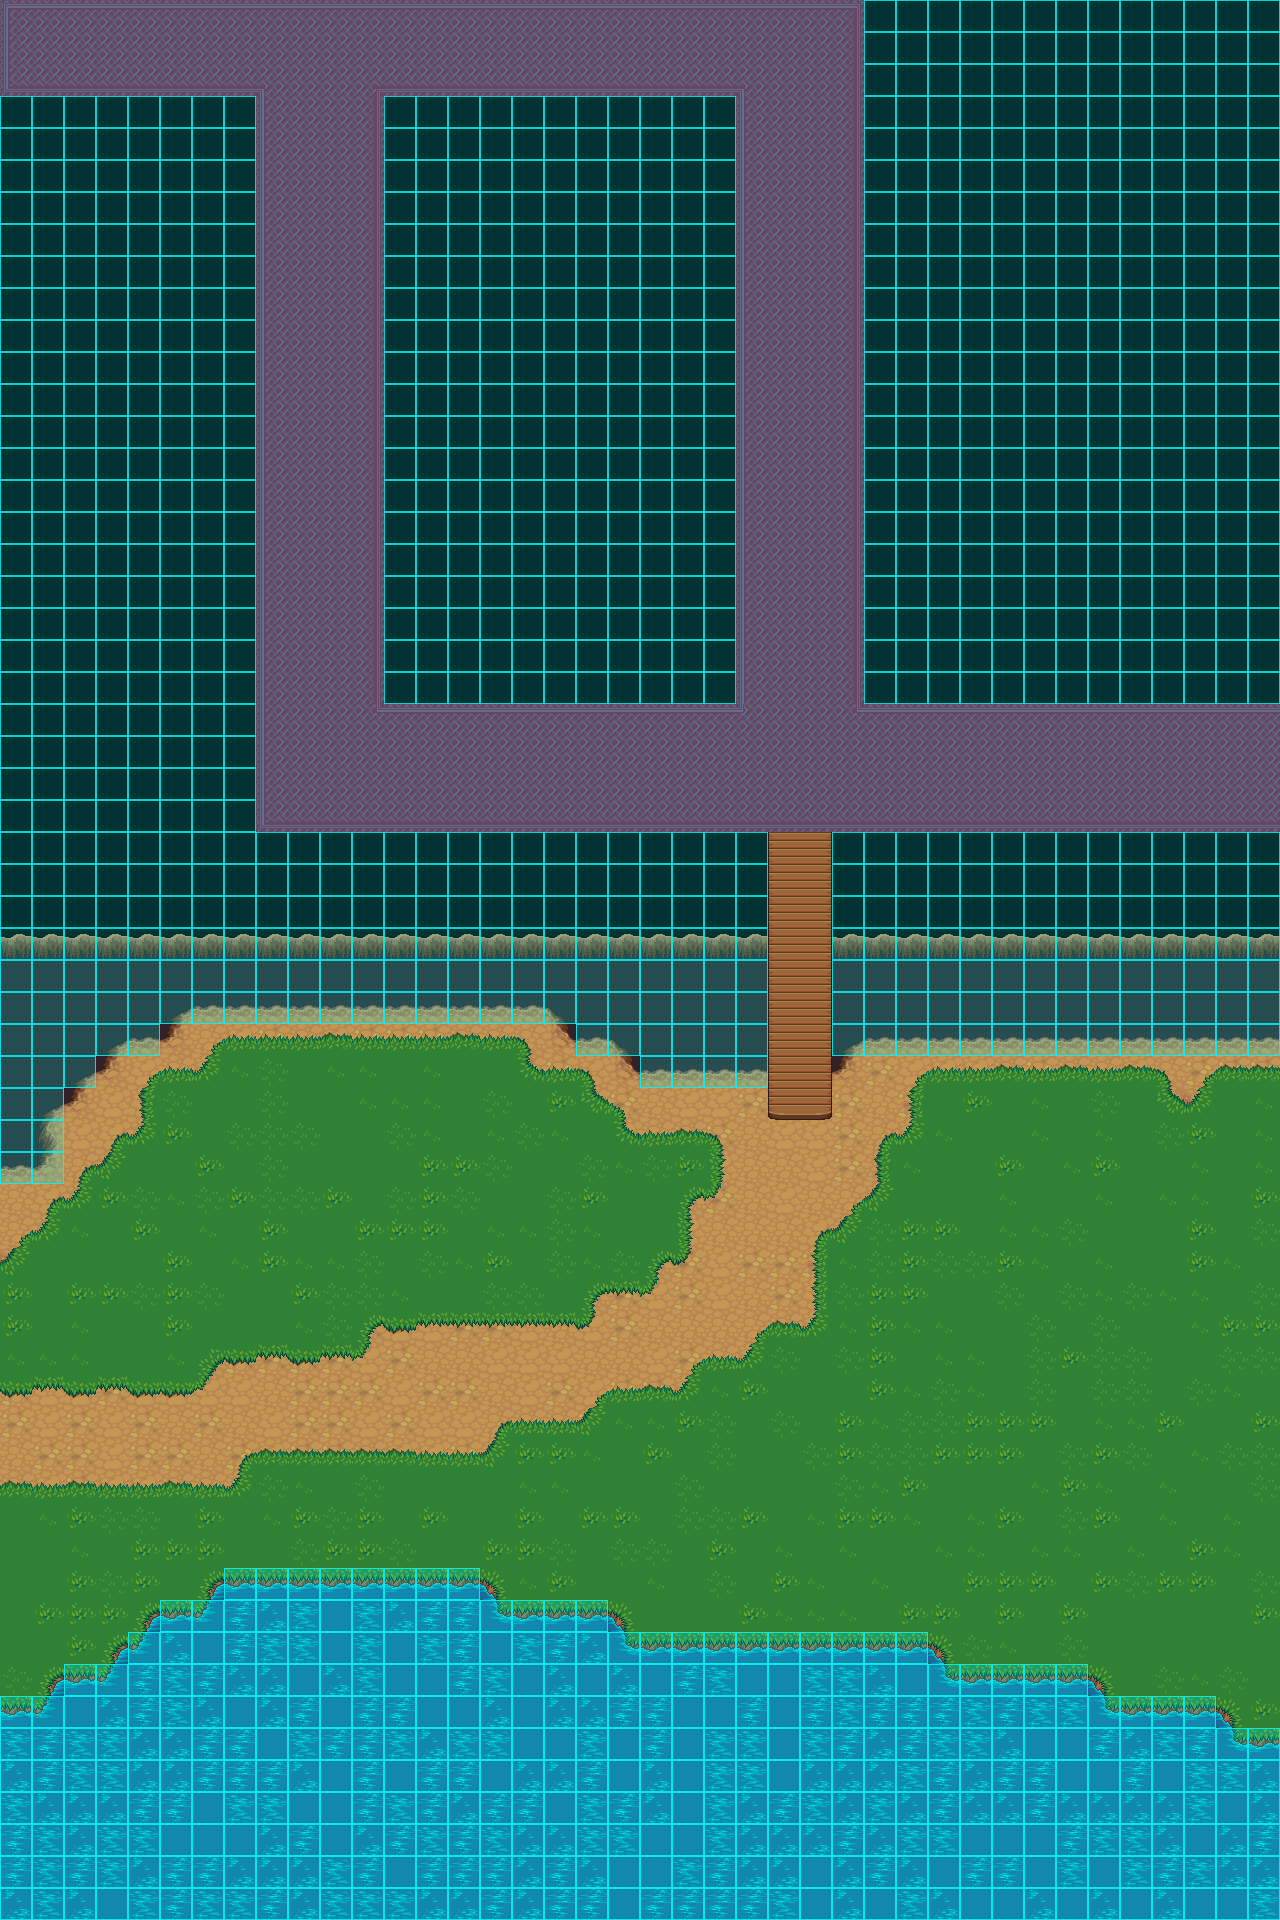

This game map was drawn from its Tiled (.tmx) file and the tilesets committed beside it. A one-line description and the trimmed map source follow:
An orthogonal 40x60 tile map with 32x32 px tiles, 4 tile layers (Tile Layer 2, Tile Layer 1, Tile Layer 3, collision), 2 tilesets and 3 objects (cameraOrigin, p1Spawn, npc1Spawn).

<map version="1.0" orientation="orthogonal" width="40" height="60" tilewidth="32" tileheight="32">
 <tileset firstgid="1" name="bigsheet" tilewidth="32" tileheight="32">
  <image source="bigsheet.png" width="2048" height="2048" />
  <terraintypes>
   <terrain name="purplefloor" tile="-1" />
   <terrain name="greengrass" tile="-1" />
   <terrain name="lightdirt" tile="-1" />
   <terrain name="waterbygrass" tile="-1" />
  </terraintypes>
  <tile id="44" terrain="0,0,0," />
  <tile id="48" terrain="0,0,,0" />
  <tile id="109" terrain=",,,0" />
  <tile id="110" terrain=",,0,0" />
  <tile id="111" terrain=",,0," />
  <tile id="173" terrain=",0,,0" />
  <tile id="174" terrain="0,0,0,0" />
  <tile id="175" terrain="0,,0," />
  <tile id="237" terrain=",0,," />
  <tile id="238" terrain="0,0,," />
  <tile id="239" terrain="0,,," />
  <tile id="300" terrain="0,,0,0" />
  <tile id="304" terrain=",0,0,0" />
  <tile id="861" terrain="2,2,2," />
  <tile id="862" terrain="2,2,,2" />
  <tile id="880" terrain="1,1,1," />
  <tile id="881" terrain="1,1,,1" />
  <tile id="883" terrain="1,1,1," />
  <tile id="884" terrain="1,1,,1" />
  <tile id="925" terrain="2,,2,2" />
  <tile id="926" terrain=",2,2,2" />
  <tile id="944" terrain="1,,1,1" />
  <tile id="945" terrain=",1,1,1" />
  <tile id="947" terrain="1,,1,1" />
  <tile id="948" terrain=",1,1,1" />
  <tile id="988" terrain=",,,2" />
  <tile id="989" terrain=",,2,2" />
  <tile id="990" terrain=",,2," />
  <tile id="1007" terrain=",,,1" />
  <tile id="1008" terrain=",,1,1" />
  <tile id="1009" terrain=",,1," />
  <tile id="1010" terrain=",,,1" />
  <tile id="1011" terrain=",,1,1" />
  <tile id="1012" terrain=",,1," />
  <tile id="1052" terrain=",2,,2" />
  <tile id="1053" terrain="2,2,2,2" />
  <tile id="1054" terrain="2,,2," />
  <tile id="1071" terrain=",1,,1" />
  <tile id="1072" terrain="1,1,1,1" />
  <tile id="1073" terrain="1,,1," />
  <tile id="1074" terrain=",1,,1" />
  <tile id="1075" terrain="1,1,1,1" />
  <tile id="1076" terrain="1,,1," />
  <tile id="1116" terrain=",2,," />
  <tile id="1117" terrain="2,2,," />
  <tile id="1118" terrain="2,,," />
  <tile id="1135" terrain=",1,," />
  <tile id="1136" terrain="1,1,," />
  <tile id="1137" terrain="1,,," />
  <tile id="1138" terrain=",1,," />
  <tile id="1139" terrain="1,1,," />
  <tile id="1140" terrain="1,,," />
  <tile id="1181" terrain="2,2,2,2" />
  <tile id="1182" terrain="2,2,2,2" />
  <tile id="1199" terrain="1,1,1,1" />
  <tile id="1200" terrain="1,1,1,1" />
  <tile id="1201" terrain="1,1,1,1" />
  <tile id="2706" terrain="3,3,3," />
  <tile id="2707" terrain="3,3,,3" />
  <tile id="2770" terrain="3,,3,3" />
  <tile id="2771" terrain=",3,3,3" />
  <tile id="2833" terrain=",,,3" />
  <tile id="2834" terrain=",,3,3" />
  <tile id="2835" terrain=",,3," />
  <tile id="2897" terrain=",3,,3" />
  <tile id="2898" terrain="3,3,3,3" />
  <tile id="2899" terrain="3,,3," />
  <tile id="2961" terrain=",3,," />
  <tile id="2962" terrain="3,3,," />
  <tile id="2963" terrain="3,,," />
  <tile id="3025" terrain="3,3,3,3" />
  <tile id="3026" terrain="3,3,3,3" />
  <tile id="3027" terrain="3,3,3,3" />
 </tileset>
 <tileset firstgid="4097" name="collision" tilewidth="32" tileheight="32">
  <image source="collision.png" width="32" height="32" />
 </tileset>
 <layer name="Tile Layer 2" width="40" height="60">
  <data>[2400 cells, 491 non-empty, 15 distinct tile ids]</data>
 </layer>
 <layer name="Tile Layer 1" width="40" height="60">
  <data>[2400 cells, 1214 non-empty, 48 distinct tile ids]</data>
 </layer>
 <layer name="Tile Layer 3" width="40" height="60">
  <data>[2400 cells, 384 non-empty, 13 distinct tile ids]</data>
 </layer>
 <layer name="collision" width="40" height="60">
  <data>[2400 cells, 1302 non-empty, 1 distinct tile ids]</data>
 </layer>
 <objectgroup name="Object Layer 1" width="40" height="60">
  <object name="cameraOrigin" x="0" y="1088" />
  <object name="p1Spawn" x="64" y="1408" />
  <object name="npc1Spawn" x="736" y="1152" />
 </objectgroup>
</map>